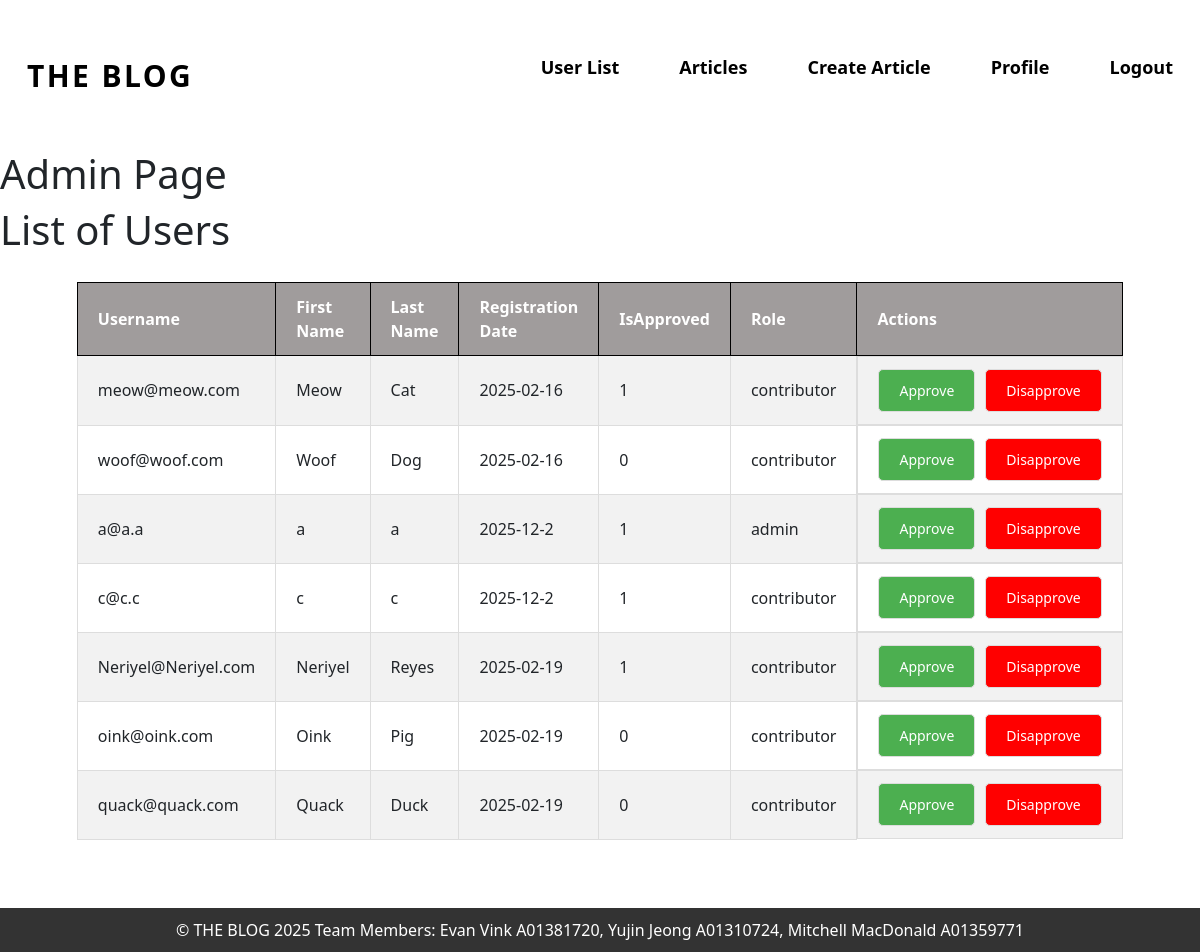
Page /admin/admin_page.php (signed in) on the earlier database version.
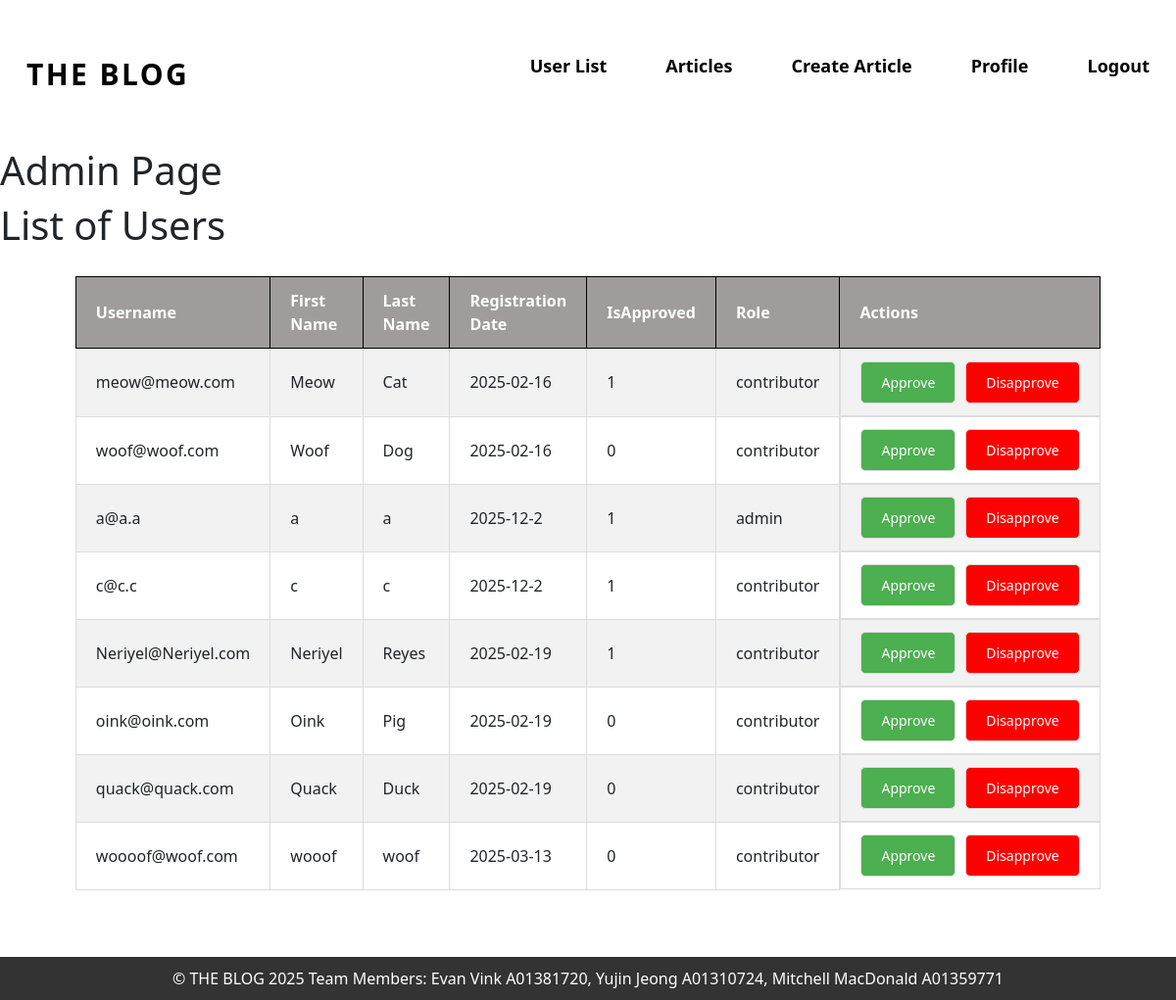
Same page on the later database version.
### tables this page shows
CREATE TABLE "Users"
    (
        Username VARCHAR(50) NOT NULL,
        Password VARCHAR(100) NOT NULL,
        FirstName VARCHAR(30) NOT NULL,
        LastName VARCHAR(30) NOT NULL,
        RegistrationDate DATE NOT NULL,
        IsApproved BOOLEAN NOT NULL DEFAULT FALSE,
        Role TEXT NOT NULL,
        PRIMARY KEY (Username)
    );

### admin/admin_page.php (the view, shortened to what this page needs)
<?php
include("../templates/header.php");
?>
<body>
    <div class="logo">
        <h1>Admin Page</h1>
        <h1>List of Users</h1>
    </div>
<?php
$db = getDatabase();
$res = $db->query('SELECT * FROM Users');
echo "<div class='table-container'>";
echo "<table>";
echo "<tr><th>Username</th><th>First Name</th><th>Last Name</th><th>Registration Date</th><th>IsApproved</th><th>Role</th><th>Actions</th></tr>";
while ($row = $res->fetchArray()) {
    echo "<tr>";
    echo "<td>{$row['Username']}</td>";
    echo "<td>{$row['FirstName']}</td>";
    echo "<td>{$row['LastName']}</td>";
    echo "<td>{$row['RegistrationDate']}</td>";
    echo "<td>{$row['IsApproved']}</td>";
    echo "<td>{$row['Role']}</td>";
    echo "<td class='action-buttons'>";
    echo "<a href='#' onclick='event.preventDefault(); changeUserStatus(\"{$row['Username']}\", 1)'>Approve</a>";
    echo "<a href='#' onclick='event.preventDefault(); changeUserStatus(\"{$row['Username']}\", 0)' style='color: white; background-color: red; padding: 10px 20px; text-decoration: none; border-radius: 5px;'>Disapprove</a>";
    echo "</td>";
    echo "</tr>";
}
echo "</table>";
echo "</div>";
echo "<br/><br/>";
?>
<?php include("../templates/footer.php"); ?>

### templates/header.php (shortened to what this page needs)
<?php
    $displayNav = isset($displayNav) ? $displayNav : true;
?>
<!DOCTYPE html>
<html lang="en">
<head>
    <link rel="stylesheet" href="../styles/style.css">
    <link href="https://cdn.jsdelivr.net/npm/bootstrap@5.3.3/dist/css/bootstrap.min.css" rel="stylesheet">
</head>
<?php if ($displayNav): ?>
<header>
<nav class="navbar">
    <div class="nav-container">
        <?php
            if(isset($_SESSION["role"]) && $_SESSION["role"] == "admin") {
                echo '<a class="navbar-brand" href="../admin/admin_page.php">
                    <span class="blog-title">THE BLOG</span>
                </a>';
            } else {
                echo '<a class="navbar-brand" href="../index.php">
                    <span class="blog-title">THE BLOG</span>
                </a>';
            }
        ?>
        <ul class="nav-menu">
            <?php
            if(isset($_SESSION["role"]) && $_SESSION["role"] == "admin") {
                echo '<li><a href="../admin/admin_page.php">User List</a></li>';
                echo '<li><a href="../index.php">Articles</a></li>';
                echo '<li><a href="../User/createArticle.php">Create Article</a></li>';
                echo '<li><a href="../User/profile.php">Profile</a></li>';
                echo '<li><a href="../User/logout.php">Logout</a></li>';
            } else {
                echo '<li><a href="../index.php">Articles</a></li>';
                echo '<li><a href="../User/createArticle.php">Create Article</a></li>';
                echo '<li><a href="../User/profile.php">Profile</a></li>';
                echo '<li><a href="../User/logout.php">Logout</a></li>';
            }
            ?>
        </ul>
    </div>
</nav>
</header>
<?php endif; ?>

### templates/footer.php
<footer>
    &copy; THE BLOG 2025 Team Members: Evan Vink A01381720, Yujin Jeong A01310724, Mitchell MacDonald A01359771
</footer>

### styles/style.css (style rules this page uses)
html, body { overflow-x: hidden; min-height: 100vh; margin: 0; display: flex; flex-direction: column; }
header { background: white; color: white; padding: 15px; width: 100vw; }
body > *:not(header):not(footer) { flex: 1; }
footer { background: #333; text-align: center; color: white; padding: 10px; width: 100%; margin-top: auto; }
nav a { margin: 0 1vw; width: 10vw; }
.navbar { width: 100%; padding: 2vh 6vw; background-color: #fff; height: 15vh; display: flex; align-items: flex-start; padding-top: 4vh; }
.nav-container { display: flex; justify-content: space-between; align-items: center; width: 100%; height: 100%; }
.blog-title { font-size: 2.5vw; font-weight: bold; color: #000; text-decoration: none; letter-spacing: 0.2vw; }
.nav-menu { display: flex; list-style: none; margin-left: auto; padding: 0; gap: 3vw; height: 100%; align-items: center; }
.nav-menu li a { color: #000; text-decoration: none; font-size: 1.5vw; font-weight: bold; transition: color 0.2s ease; white-space: nowrap; }

### admin/admin_page.php (style rules this page uses)
table { width: 80%; margin: 20px auto; border-collapse: collapse; }
th, td { padding: 12px 20px; text-align: left; border: 1px solid #ddd; }
th { background-color: rgb(160, 156, 156); border-color: black; color: white; }
tr:nth-child(even) { background-color: #f2f2f2; }
.table-container { overflow-x: auto; }
.action-buttons { display: flex; gap: 10px; }
.action-buttons a { padding: 10px 20px; font-size: 14px; cursor: pointer; text-decoration: none; border: 1px solid #ddd; background-color: #4CAF50; color: white; border-radius: 5px; }

Differences in the rows shown:
added users: Username "woooof@woof.com", FirstName "wooof", LastName "woof", RegistrationDate "2025-03-13", IsApproved "0", Role "contributor"
